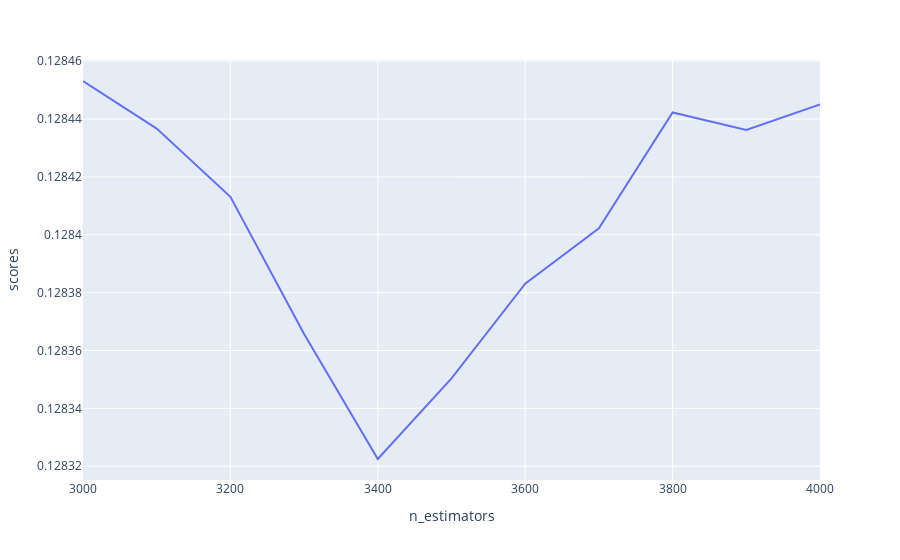

The cell this chart's notebook holds for it:
### Code cell
df_tree_numbers = test_paramethers(X, y, 'n_estimators', np.arange(3000, 4001, 100).tolist())
fig = px.line(df_tree_numbers, x='n_estimators', y='scores')
fig.show()

### Figure 1 — Plotly figure (JSON) as saved in the notebook; plotly's stock layout.template omitted (floating-point values rounded to 4 significant figures)
{"data": [{"hovertemplate": "n_estimators=%{x}<br>scores=%{y}<extra></extra>", "legendgroup": "", "line": {"color": "#636efa", "dash": "solid"}, "mode": "lines", "name": "", "orientation": "v", "showlegend": false, "type": "scatter", "x": [3000, 3100, 3200, 3300, 3400, 3500, 3600, 3700, 3800, 3900, 4000], "xaxis": "x", "y": [0.1285, 0.1284, 0.1284, 0.1284, 0.1283, 0.1284, 0.1284, 0.1284, 0.1284, 0.1284, 0.1284], "yaxis": "y"}], "layout": {"legend": {"tracegroupgap": 0}, "margin": {"t": 60}, "xaxis": {"anchor": "y", "domain": [0, 1], "title": {"text": "n_estimators"}}, "yaxis": {"anchor": "x", "domain": [0, 1], "title": {"text": "scores"}}}}
